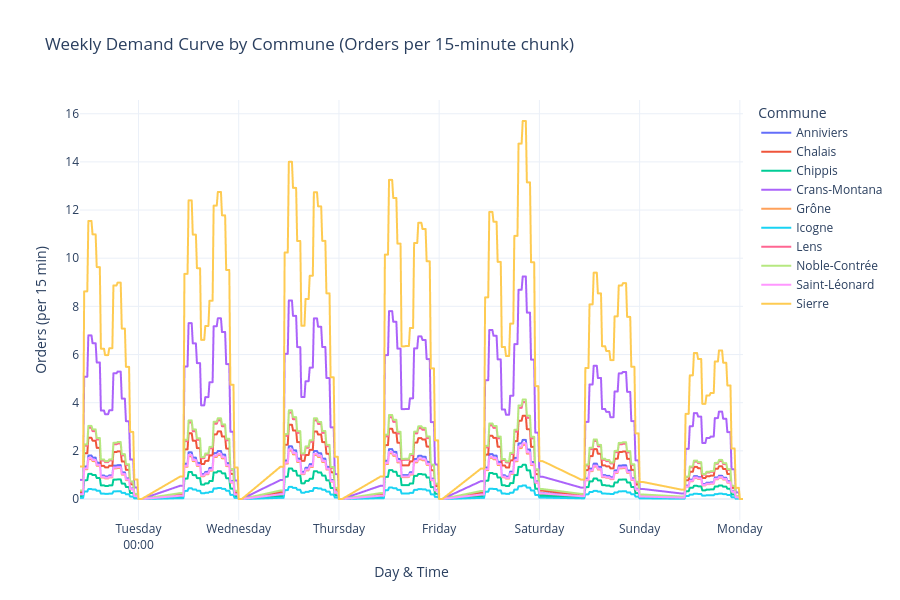

Here is the notebook cell this chart was saved with:
### Code cell
altitudes_df, distances_df, hourly_weekly_demand_df, commune_info_df = data_loader()
plot_demand_curves(hourly_weekly_demand_df, commune_info_df)

### Figure 1 — Plotly figure (JSON) as saved in the notebook; plotly's stock layout.template omitted (floating-point values rounded to 4 significant figures; data arrays with more than 128 entries replaced by an {"elided": "..."} marker saying what was removed)
{"data": [{"hovertemplate": "Commune=Anniviers<br>Time=%{x}<br>Orders (per 15 min)=%{y}<extra></extra>", "legendgroup": "Anniviers", "line": {"color": "#636efa", "dash": "solid"}, "marker": {"symbol": "circle"}, "mode": "lines", "name": "Anniviers", "showlegend": true, "type": "scattergl", "x": {"elided": "420 str values"}, "xaxis": "x", "y": {"elided": "420 float values"}, "yaxis": "y"}, {"hovertemplate": "Commune=Chalais<br>Time=%{x}<br>Orders (per 15 min)=%{y}<extra></extra>", "legendgroup": "Chalais", "line": {"color": "#EF553B", "dash": "solid"}, "marker": {"symbol": "circle"}, "mode": "lines", "name": "Chalais", "showlegend": true, "type": "scattergl", "x": {"elided": "420 str values"}, "xaxis": "x", "y": {"elided": "420 float values"}, "yaxis": "y"}, {"hovertemplate": "Commune=Chippis<br>Time=%{x}<br>Orders (per 15 min)=%{y}<extra></extra>", "legendgroup": "Chippis", "line": {"color": "#00cc96", "dash": "solid"}, "marker": {"symbol": "circle"}, "mode": "lines", "name": "Chippis", "showlegend": true, "type": "scattergl", "x": {"elided": "420 str values"}, "xaxis": "x", "y": {"elided": "420 float values"}, "yaxis": "y"}, {"hovertemplate": "Commune=Crans-Montana<br>Time=%{x}<br>Orders (per 15 min)=%{y}<extra></extra>", "legendgroup": "Crans-Montana", "line": {"color": "#ab63fa", "dash": "solid"}, "marker": {"symbol": "circle"}, "mode": "lines", "name": "Crans-Montana", "showlegend": true, "type": "scattergl", "x": {"elided": "420 str values"}, "xaxis": "x", "y": {"elided": "420 float values"}, "yaxis": "y"}, {"hovertemplate": "Commune=Grône<br>Time=%{x}<br>Orders (per 15 min)=%{y}<extra></extra>", "legendgroup": "Grône", "line": {"color": "#FFA15A", "dash": "solid"}, "marker": {"symbol": "circle"}, "mode": "lines", "name": "Grône", "showlegend": true, "type": "scattergl", "x": {"elided": "420 str values"}, "xaxis": "x", "y": {"elided": "420 float values"}, "yaxis": "y"}, {"hovertemplate": "Commune=Icogne<br>Time=%{x}<br>Orders (per 15 min)=%{y}<extra></extra>", "legendgroup": "Icogne", "line": {"color": "#19d3f3", "dash": "solid"}, "marker": {"symbol": "circle"}, "mode": "lines", "name": "Icogne", "showlegend": true, "type": "scattergl", "x": {"elided": "420 str values"}, "xaxis": "x", "y": {"elided": "420 float values"}, "yaxis": "y"}, {"hovertemplate": "Commune=Lens<br>Time=%{x}<br>Orders (per 15 min)=%{y}<extra></extra>", "legendgroup": "Lens", "line": {"color": "#FF6692", "dash": "solid"}, "marker": {"symbol": "circle"}, "mode": "lines", "name": "Lens", "showlegend": true, "type": "scattergl", "x": {"elided": "420 str values"}, "xaxis": "x", "y": {"elided": "420 float values"}, "yaxis": "y"}, {"hovertemplate": "Commune=Noble-Contrée<br>Time=%{x}<br>Orders (per 15 min)=%{y}<extra></extra>", "legendgroup": "Noble-Contrée", "line": {"color": "#B6E880", "dash": "solid"}, "marker": {"symbol": "circle"}, "mode": "lines", "name": "Noble-Contrée", "showlegend": true, "type": "scattergl", "x": {"elided": "420 str values"}, "xaxis": "x", "y": {"elided": "420 float values"}, "yaxis": "y"}, {"hovertemplate": "Commune=Saint-Léonard<br>Time=%{x}<br>Orders (per 15 min)=%{y}<extra></extra>", "legendgroup": "Saint-Léonard", "line": {"color": "#FF97FF", "dash": "solid"}, "marker": {"symbol": "circle"}, "mode": "lines", "name": "Saint-Léonard", "showlegend": true, "type": "scattergl", "x": {"elided": "420 str values"}, "xaxis": "x", "y": {"elided": "420 float values"}, "yaxis": "y"}, {"hovertemplate": "Commune=Sierre<br>Time=%{x}<br>Orders (per 15 min)=%{y}<extra></extra>", "legendgroup": "Sierre", "line": {"color": "#FECB52", "dash": "solid"}, "marker": {"symbol": "circle"}, "mode": "lines", "name": "Sierre", "showlegend": true, "type": "scattergl", "x": {"elided": "420 str values"}, "xaxis": "x", "y": {"elided": "420 float values"}, "yaxis": "y"}], "layout": {"height": 600, "hovermode": "x unified", "legend": {"title": {"text": "Commune"}, "tracegroupgap": 0}, "title": {"text": "Weekly Demand Curve by Commune (Orders per 15-minute chunk)"}, "xaxis": {"anchor": "y", "domain": [0, 1], "dtick": "86400000", "tickformat": "%A\n%H:%M", "title": {"text": "Day & Time"}}, "yaxis": {"anchor": "x", "domain": [0, 1], "title": {"text": "Orders (per 15 min)"}}}}
